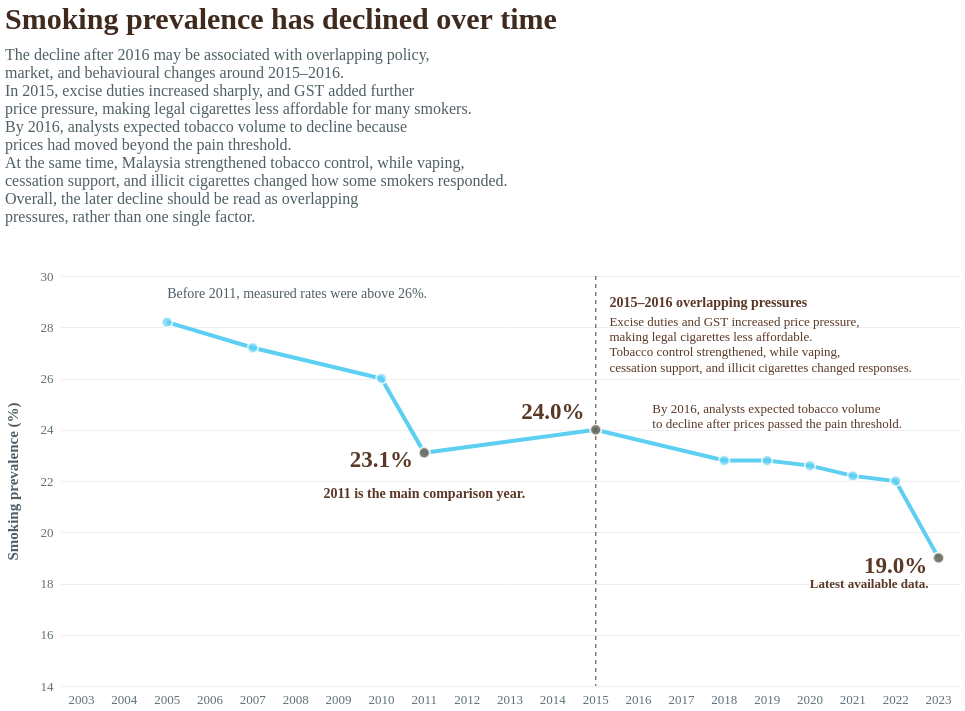

Vega-Lite specification stored for this chart:
### Vega-Lite specification from a JSON file in a GitHub repository (floating-point values rounded to 4 significant figures)
{"$schema": "https://vega.github.io/schema/vega-lite/v5.json", "description": "National smoking prevalence trend in Malaysia from 2005 to 2023.", "width": 900, "height": 410, "background": "white", "title": {"text": "Smoking prevalence has declined over time", "subtitle": ["The decline after 2016 may be associated with overlapping policy,", "market, and behavioural changes around 2015–2016.", "In 2015, excise duties increased sharply, and GST added further", "price pressure, making legal cigarettes less affordable for many smokers.", "By 2016, analysts expected tobacco volume to decline because", "prices had moved beyond the pain threshold.", "At the same time, Malaysia strengthened tobacco control, while vaping,", "cessation support, and illicit cigarettes changed how some smokers responded.", "Overall, the later decline should be read as overlapping", "pressures, rather than one single factor."], "font": "Crimson Text", "fontSize": 30, "fontWeight": "bold", "color": "#3f2a1d", "subtitleFont": "Source Sans Pro", "subtitleFontSize": 16, "subtitleColor": "#4f5f66", "anchor": "start", "offset": 45, "subtitlePadding": 12}, "data": {"values": [{"Year": 2005, "Prevalence": 28.2}, {"Year": 2007, "Prevalence": 27.2}, {"Year": 2010, "Prevalence": 26.0}, {"Year": 2011, "Prevalence": 23.1}, {"Year": 2015, "Prevalence": 24.0}, {"Year": 2018, "Prevalence": 22.8}, {"Year": 2019, "Prevalence": 22.8}, {"Year": 2020, "Prevalence": 22.6}, {"Year": 2021, "Prevalence": 22.2}, {"Year": 2022, "Prevalence": 22.0}, {"Year": 2023, "Prevalence": 19.0}]}, "layer": [{"mark": {"type": "line", "point": false, "strokeWidth": 4, "color": "#5ccff2"}, "encoding": {"x": {"field": "Year", "type": "ordinal", "axis": {"title": null, "labelAngle": 0, "labelFont": "Source Sans Pro", "labelFontSize": 13, "labelColor": "#5f6f77", "domain": false, "tickColor": "#ffffff"}, "scale": {"domain": [2003, 2004, 2005, 2006, 2007, 2008, 2009, 2010, 2011, 2012, 2013, 2014, 2015, 2016, 2017, 2018, 2019, 2020, 2021, 2022, 2023]}}, "y": {"field": "Prevalence", "type": "quantitative", "scale": {"domain": [15, 30]}, "axis": {"title": "Smoking prevalence (%)", "titleFont": "Source Sans Pro", "titleFontSize": 15, "titleFontWeight": "bold", "titleColor": "#4f5f66", "titlePadding": 20, "labelFont": "Source Sans Pro", "labelFontSize": 13, "labelColor": "#5f6f77", "grid": true, "gridColor": "#eeeeee", "tickColor": "#ffffff", "domain": false}}}}, {"mark": {"type": "point", "filled": true, "size": 110, "color": "#5ccff2", "stroke": "white", "strokeWidth": 2}, "encoding": {"x": {"field": "Year", "type": "ordinal", "scale": {"domain": [2003, 2004, 2005, 2006, 2007, 2008, 2009, 2010, 2011, 2012, 2013, 2014, 2015, 2016, 2017, 2018, 2019, 2020, 2021, 2022, 2023]}}, "y": {"field": "Prevalence", "type": "quantitative"}}}, {"data": {"values": [{"Year": 2011, "Prevalence": 23.1}, {"Year": 2015, "Prevalence": 24.0}, {"Year": 2023, "Prevalence": 19.0}]}, "mark": {"type": "point", "filled": true, "size": 120, "color": "#6f4e37", "stroke": "white", "strokeWidth": 2}, "encoding": {"x": {"field": "Year", "type": "ordinal"}, "y": {"field": "Prevalence", "type": "quantitative"}}}, {"data": {"values": [{"Year": 2010, "Prevalence": 22.1, "Label": "23.1%"}, {"Year": 2014, "Prevalence": 24.0, "Label": "24.0%"}, {"Year": 2022, "Prevalence": 18.0, "Label": "19.0%"}]}, "mark": {"type": "text", "font": "Crimson Text", "fontSize": 23, "fontWeight": "bold", "color": "#5a3825", "dy": -18}, "encoding": {"x": {"field": "Year", "type": "ordinal"}, "y": {"field": "Prevalence", "type": "quantitative"}, "text": {"field": "Label"}}}, {"data": {"values": [{"Year": 2005, "Prevalence": 28.2, "Text": "Before 2011, measured rates were above 26%."}]}, "mark": {"type": "text", "align": "left", "baseline": "middle", "font": "Source Sans Pro", "fontSize": 14, "color": "#4f5f66", "dx": 0, "dy": -28}, "encoding": {"x": {"field": "Year", "type": "ordinal"}, "y": {"field": "Prevalence", "type": "quantitative"}, "text": {"field": "Text"}}}, {"data": {"values": [{"Year": 2011, "Prevalence": 21.5, "Text": "2011 is the main comparison year."}]}, "mark": {"type": "text", "align": "center", "baseline": "middle", "font": "Source Sans Pro", "fontSize": 14, "fontWeight": "bold", "color": "#5a3825"}, "encoding": {"x": {"field": "Year", "type": "ordinal"}, "y": {"field": "Prevalence", "type": "quantitative"}, "text": {"field": "Text"}}}, {"data": {"values": [{"Year": 2015, "Prevalence": 24.0}]}, "mark": {"type": "rule", "stroke": "#7a4a2a", "strokeWidth": 1.4, "strokeDash": [4, 4], "opacity": 0.8}, "encoding": {"x": {"field": "Year", "type": "ordinal"}}}, {"data": {"values": [{"Year": 2017, "Prevalence": 29.0, "Text": "2015–2016 overlapping pressures"}]}, "mark": {"type": "text", "align": "left", "baseline": "top", "font": "Source Sans Pro", "fontSize": 14, "fontWeight": "bold", "color": "#5a3825", "dx": -72, "dy": -6}, "encoding": {"x": {"field": "Year", "type": "ordinal"}, "y": {"field": "Prevalence", "type": "quantitative"}, "text": {"field": "Text"}}}, {"data": {"values": [{"Year": 2017, "Prevalence": 28.3, "Text": "Excise duties and GST increased price pressure,"}]}, "mark": {"type": "text", "align": "left", "baseline": "top", "font": "Source Sans Pro", "fontSize": 13, "color": "#5a3825", "dx": -72, "dy": -4}, "encoding": {"x": {"field": "Year", "type": "ordinal"}, "y": {"field": "Prevalence", "type": "quantitative"}, "text": {"field": "Text"}}}, {"data": {"values": [{"Year": 2017, "Prevalence": 27.7, "Text": "making legal cigarettes less affordable."}]}, "mark": {"type": "text", "align": "left", "baseline": "top", "font": "Source Sans Pro", "fontSize": 13, "color": "#5a3825", "dx": -72, "dy": -4}, "encoding": {"x": {"field": "Year", "type": "ordinal"}, "y": {"field": "Prevalence", "type": "quantitative"}, "text": {"field": "Text"}}}, {"data": {"values": [{"Year": 2017, "Prevalence": 27.1, "Text": "Tobacco control strengthened, while vaping,"}]}, "mark": {"type": "text", "align": "left", "baseline": "top", "font": "Source Sans Pro", "fontSize": 13, "color": "#5a3825", "dx": -72, "dy": -4}, "encoding": {"x": {"field": "Year", "type": "ordinal"}, "y": {"field": "Prevalence", "type": "quantitative"}, "text": {"field": "Text"}}}, {"data": {"values": [{"Year": 2017, "Prevalence": 26.5, "Text": "cessation support, and illicit cigarettes changed responses."}]}, "mark": {"type": "text", "align": "left", "baseline": "top", "font": "Source Sans Pro", "fontSize": 13, "color": "#5a3825", "dx": -72, "dy": -4}, "encoding": {"x": {"field": "Year", "type": "ordinal"}, "y": {"field": "Prevalence", "type": "quantitative"}, "text": {"field": "Text"}}}, {"data": {"values": [{"Year": 2018, "Prevalence": 24.9, "Text": "By 2016, analysts expected tobacco volume"}]}, "mark": {"type": "text", "align": "left", "baseline": "top", "font": "Source Sans Pro", "fontSize": 13, "color": "#5a3825", "dx": -72, "dy": -4}, "encoding": {"x": {"field": "Year", "type": "ordinal"}, "y": {"field": "Prevalence", "type": "quantitative"}, "text": {"field": "Text"}}}, {"data": {"values": [{"Year": 2018, "Prevalence": 24.3, "Text": "to decline after prices passed the pain threshold."}]}, "mark": {"type": "text", "align": "left", "baseline": "top", "font": "Source Sans Pro", "fontSize": 13, "color": "#5a3825", "dx": -72, "dy": -4}, "encoding": {"x": {"field": "Year", "type": "ordinal"}, "y": {"field": "Prevalence", "type": "quantitative"}, "text": {"field": "Text"}}}, {"data": {"values": [{"Year": 2023, "Prevalence": 18.0, "Text": "Latest available data."}]}, "mark": {"type": "text", "align": "right", "baseline": "middle", "font": "Source Sans Pro", "fontSize": 13, "fontWeight": "bold", "color": "#5a3825", "dx": -10}, "encoding": {"x": {"field": "Year", "type": "ordinal"}, "y": {"field": "Prevalence", "type": "quantitative"}, "text": {"field": "Text"}}}], "config": {"view": {"stroke": null}, "axis": {"labelFont": "Source Sans Pro", "titleFont": "Source Sans Pro"}}}
